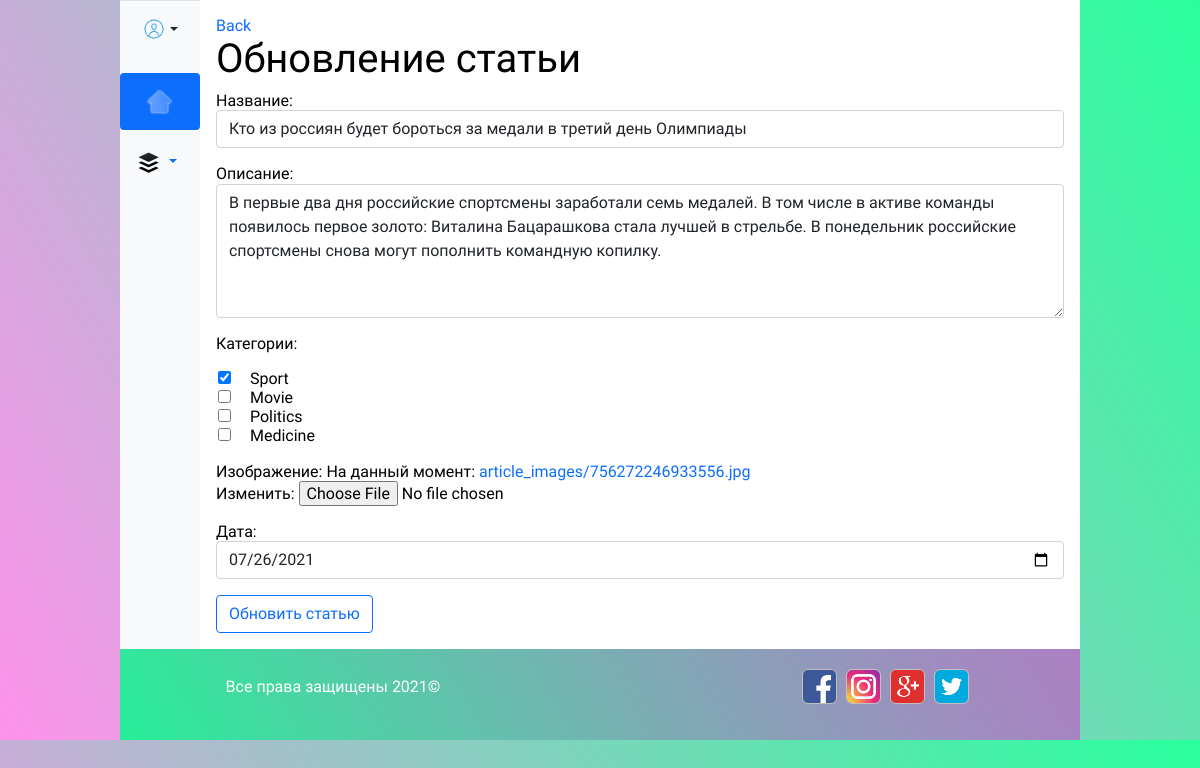
The page /article/1627260256/update (signed in) on the database its author committed.
### users/models.py (models this page shows, shortened)
class Profile(models.Model):
    user = models.OneToOneField(User, on_delete=models.CASCADE)
    img = models.ImageField(default='default-user.png', upload_to='user_images')

### article/models.py (models this page shows, shortened)
class Article(models.Model):
    avtor = models.ForeignKey(User, on_delete=models.CASCADE)
    title = models.CharField(max_length=150, db_index=True)
    slug = models.SlugField(max_length=150, blank=True, unique=True)
    body = models.TextField(blank=True, db_index=True)
    categories = models.ManyToManyField('category', blank=True, related_name='articles')
    img_article = models.ImageField('img article', default='default-article.png', upload_to='article_images')
    date_pub = models.DateField('date publication', default=timezone.now)
    class Meta:
        verbose_name = 'Статью'
        verbose_name_plural = 'Статьи'

class Category(models.Model):
    title = models.CharField(max_length=50)
    img_category = models.ImageField('img category', upload_to='category_images')
    slug = models.SlugField(max_length=50, unique=True)
    def __str__(self):
        return self.title
    class Meta:
        verbose_name = 'Категорию'
        verbose_name_plural = 'Категории'

### article/views.py (the view, shortened to what this page needs)
# urls.py: path('article/<str:slug>/update', AV.UpdateArticleView.as_view(), name='article_update'),
class UpdateArticleView(LoginRequiredMixin, UserPassesTestMixin, UpdateView):
    model = Article
    template_name = 'article/create_article.html'
    form_class = ArticleForm
    def get_context_data(self, **kwards):
        ctx = super(UpdateArticleView, self).get_context_data(**kwards)
        ctx['title'] = 'Обновление статьи'
        ctx['btn_text'] = 'Обновить статью'
        return ctx
    def test_func(self):
        article = self.get_object()
        if self.request.user == article.avtor:
            return True
        return False

### article/forms.py
class ArticleForm(forms.ModelForm):
    title = forms.CharField(
        label='Название',
        required=True,
        widget=forms.TextInput(attrs={
            'class': 'form-control',
            'placeholder': 'Введите название',
        })
    )
    body = forms.CharField(
        label='Описание',
        required=False,
        widget=forms.Textarea(attrs={'class': 'form-control', 'placeholder': 'Введите описание', 'rows': '5'})
    )
    categories = forms.ModelMultipleChoiceField(
        label='Категории',
        required=False,
        queryset=Category.objects.all(),
        widget=forms.CheckboxSelectMultiple(attrs={'class': 'included-category'})
    )
    img_article = forms.ImageField(
        label='Изображение',
        required=True
    )
    date_pub = forms.DateField(
        label='Дата',
        widget=forms.TextInput(attrs={
            'type': 'date',
            'class': 'form-control',
        })
    )
    class Meta:
        model = Article
        fields = ['title', 'body', 'categories', 'img_article', 'date_pub']

### article/context_processors.py (called while the page is built)
def categories(request):
    categories = Category.objects.all()
    articles_all = Article.objects.all()
    date = []
    for item in articles_all:
        date.append(item.date_pub)
    date = list(set(date))
    return {
        'categories': categories,
        'date_all': date
    }

### templates/article/create_article.html (shortened to what this page needs)
{% extends 'base.html' %}
{% block content %}
<div class="col-11 flex-shrink-0 p-3 bg-white more_details">
<a class="back-link" style="cursor:pointer;">Back</a>
    <h1>{{ title }}</h1>
    <form method="post" enctype="multipart/form-data" class="form-register auth">
        {{ form.as_p }}
        <button class="btn btn-outline-primary" type="submit">{{ btn_text }}</button>
    </form>
</div>
{% endblock %}

### templates/base.html (shortened to what this page needs)
{% load static %}
<!doctype html>
<html lang="ru">
<head>
    <link rel="stylesheet" href="https://cdn.jsdelivr.net/npm/bootstrap@5.0.2/dist/css/bootstrap.min.css">
    <link rel="stylesheet" href="{% static 'css/style.css' %}">
</head>
<body>
<div class="row container">
    <div class="col-1 d-flex flex-column flex-shrink-0 bg-light none_mobile">
        <div class="dropdown border-top">
          <a href="#" class="d-flex align-items-center justify-content-center p-3 link-dark text-decoration-none dropdown-toggle" id="dropdownUser3" data-bs-toggle="dropdown" aria-expanded="false">
            <img src="{% if not user.is_authenticated %}{% static 'img/profile_icon.png' %}{% else %}{{ user.profile.img.url }}{% endif %}" alt="Photo profile" width="24" height="24" class="rounded-circle">
          </a>
        </div>
      <ul class="nav nav-pills nav-flush flex-column mb-auto text-center mt-3">
        <li class="nav-item">
          <a href="/" class="nav-link nav_menu active py-3" title=""
             data-bs-toggle="tooltip" data-bs-placement="right" data-bs-original-title="Home">
            <img src="{% static 'img/home_icon.png' %}" alt="Home icon" width="25" height="25">
          </a>
        </li>
        <li class="nav-item mt-1">
            <button class="nav-link dropdown-toggle nav_menu py-3"
               id="navbarDarkDropdownMenuLink" role="button" data-bs-toggle="dropdown" aria-expanded="false">
            <img src="{% static 'img/category_icon.png' %}" class="category_img" alt="Category icon" width="25" height="25">
          </button>
        </li>
      </ul>
    </div>
    {% block content %}{% endblock %}
</div>
<footer class="container">
    <div class="footer">
        <p>Все права защищены 2021&copy;</p>
        <p>
            <a href="#top"><img src="{% static '/img/facebook.png' %}" alt="icon" class="footer_icon"></a>
            <a href="#top"><img src="{% static '/img/instagram.png' %}" alt="icon" class="footer_icon"></a>
            <a href="#top"><img src="{% static '/img/google.png' %}" alt="icon" class="footer_icon"></a>
            <a href="#top"><img src="{% static '/img/twitter.png' %}" alt="icon" class="footer_icon"></a>
        </p>
    </div>
</footer>
</body>
</html>

### static/css/style.css (style rules this page uses)
* { margin: 0; padding: 0; }
a { text-decoration: none; }
.row { --bs-gutter-x: 0!important; }
body { font-family: 'M PLUS 1p', sans-serif; font-size: 16px; background: linear-gradient( 60deg, #fd0dd473, #00ff89d6 ); color: #000; height: 100%; line-height: 1.2; }
.container { width: 80%; margin: 0 10%; }
.included-category { list-style-type: none; position: relative; left: -15px; }
.active > img { filter: drop-shadow(0px 0px 1px #fff); }
footer { background: linear-gradient( 60deg, #00ff89d6, #fd0dd473 ); color: #fff; text-align: center; padding: 20px 0; font-weight: 300; }
.footer { display: flex; width: 80%; margin: 0 10%; justify-content: space-between; align-items: center; }
.footer_icon { width: 35px; height: 35px; margin-right: 5px; border: 0.7px solid silver; border-radius: 6px; transition: 0.4s linear; }

### rows shown on the page
Article: title "Кто из россиян будет бороться за медали в третий день Олимпиады", body "В первые два дня российские спортсмены заработали семь медалей. В том числе в активе команды появилось первое золото: Виталина Бацарашкова стала лучшей в стрельбе. В понедельник российские спортсмены снова могут пополнить командную копилку.", date_pub "07/26/2021"

### other values the page prints
{{ title }} "Обновление статьи"
{{ btn_text }} "Обновить статью"
